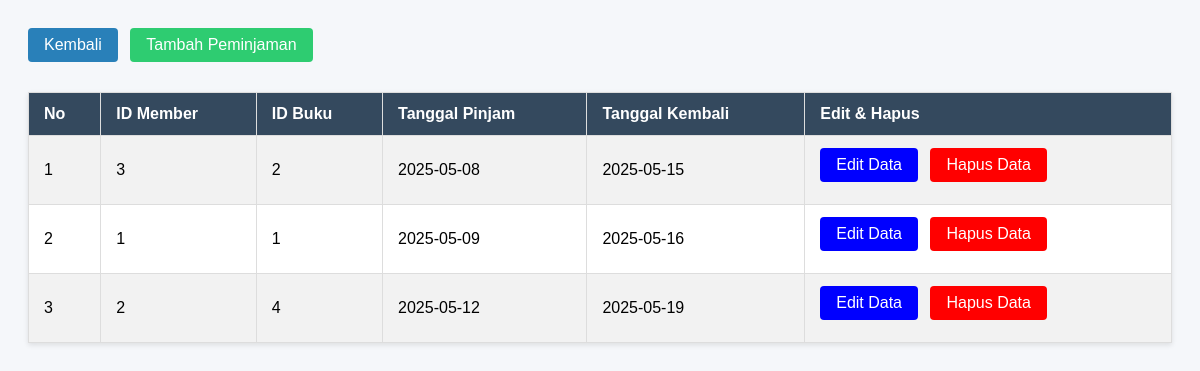
The app's page /Peminjaman.php with its own data.
### tables this page shows
CREATE TABLE IF NOT EXISTS `peminjaman` (
  `id_peminjaman` int NOT NULL AUTO_INCREMENT,
  `tgl_pinjam` date DEFAULT NULL,
  `tgl_kembali` date DEFAULT NULL,
  `id_buku` int DEFAULT NULL,
  `id_member` int DEFAULT NULL,
  PRIMARY KEY (`id_peminjaman`),
  KEY `FK_peminjaman_member` (`id_member`),
  KEY `FK_peminjaman_buku` (`id_buku`),
  CONSTRAINT `FK_peminjaman_buku` FOREIGN KEY (`id_buku`) REFERENCES `buku` (`id_buku`) ON DELETE CASCADE ON UPDATE CASCADE,
  CONSTRAINT `FK_peminjaman_member` FOREIGN KEY (`id_member`) REFERENCES `member` (`id_member`) ON DELETE CASCADE ON UPDATE CASCADE
);

### Model.php (called while the page is built, shortened)
<?php
function getAllMembers($query) {
    $conn = getConnection();
    $stmt = $conn->prepare($query);
    $stmt->execute();
    return $stmt->fetchAll(PDO::FETCH_ASSOC);
}
?>

### Peminjaman.php (the view, shortened to what this page needs)
<?php
require 'Model.php';
$minjam = getAllMembers("SELECT * FROM peminjaman");
?>
<a href="index.php " class="btn-home" >Kembali</a>
<a  class="btn-tambah" href="FormPeminjaman.php" >Tambah Peminjaman</a>
<table border="1">
    <tr>
        <th>No</th>
        <th>ID Member</th>
        <th>ID Buku</th>
        <th>Tanggal Pinjam</th>
        <th>Tanggal Kembali</th>
        <th>Edit & Hapus</th>
    </tr>
<?php $no = 1; foreach ($minjam as $pinjam ): ?>
    <tr>
        <td><?= $no++ ?></td>
        <td><?= $pinjam['id_member'] ?></td>
        <td><?= $pinjam['id_buku'] ?></td>
        <td><?= $pinjam['tgl_pinjam'] ?></td>
        <td><?= $pinjam['tgl_kembali'] ?></td>
        <td>
            <a class="btn-edit" href="FormPeminjaman.php?id_peminjaman=<?= $pinjam['id_peminjaman'] ?>">Edit Data</a>
            <a class="btn-hapus" href="Peminjaman.php?id_peminjaman=<?= $pinjam['id_peminjaman'] ?>">Hapus Data</a>
        </td>
    </tr>
<?php endforeach; ?>
</table>

### Peminjaman.php (style rules this page uses)
a { text-decoration: none; color: #2980b9; margin-right: 8px; }
table { width: 100%; border-collapse: collapse; margin-top: 20px; background-color: #ffffff; box-shadow: 0 2px 5px rgba(0,0,0,0.1); }
th, td { padding: 12px 15px; border: 1px solid #ddd; text-align: left; }
th { background-color: #34495e; color: white; }
tr:nth-child(even) { background-color: #f2f2f2; }
.btn-tambah { display: inline-block; padding: 8px 16px; background-color: #2ecc71; color: white; border-radius: 4px; margin-bottom: 10px; }
.btn-edit { display: inline-block; padding: 8px 16px; background-color: blue; color: white; border-radius: 4px; margin-bottom: 10px; }
.btn-hapus { display: inline-block; padding: 8px 16px; background-color:red; color: white; border-radius: 4px; margin-bottom: 10px; }
.btn-home { display: inline-block; padding: 8px 16px; background-color: #2980b9; color: white; border-radius: 4px; margin-bottom: 10px; }

### records on screen
peminjaman: id_member "3", id_buku "2", tgl_pinjam "2025-05-08", tgl_kembali "2025-05-15"
peminjaman: id_member "1", id_buku "1", tgl_pinjam "2025-05-09", tgl_kembali "2025-05-16"
peminjaman: id_member "2", id_buku "4", tgl_pinjam "2025-05-12", tgl_kembali "2025-05-19"
